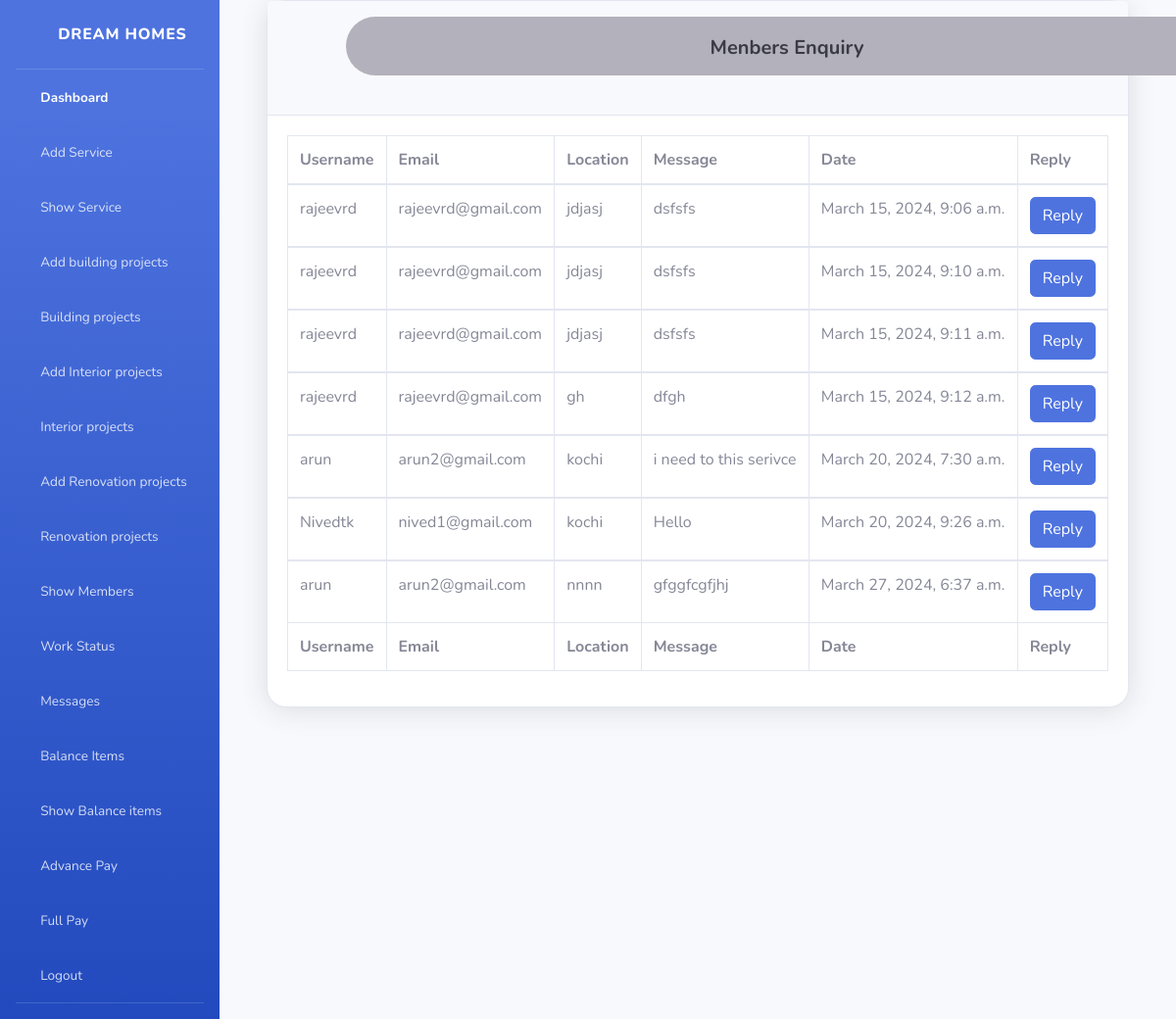
The page /index/MessageTable/ on the database its author committed.
### Usermodule/models.py (models this page shows, shortened)
class AppointmentRequest(models.Model):
    name = models.CharField(max_length=100)
    email = models.EmailField()
    message = models.TextField()
    location = models.CharField(max_length=100)
    created_at = models.DateTimeField(auto_now_add=True)

### Adminmodule/views.py (the view)
# urls.py: path('MessageTable/', views.MessageTable, name="MessageTable"),
def MessageTable(request):
    data = AppointmentRequest.objects.all()
    return render(request, "messagestable.html",{"data":data})

### Adminmodule/templates/messagestable.html (shortened to what this page needs)
<!DOCTYPE html>
{% extends 'Adminindex.html' %}
{% block content %}
<html lang="en">
<head>
    <link href="vendor/fontawesome-free/css/all.min.css" rel="stylesheet" type="text/css">
    <link href="css/sb-admin-2.min.css" rel="stylesheet">
</head>
<body class="bg-gradient-primary">
    <div class="container" >
        <div class="card shadow mb-4" style="border-radius: 20px;">
            <div class="card-header py-3">
                <h6 class="h5 font-weight-bold text-gray-900 mb-4 centered-container" style="margin-left:60px;background-color: #b3b1bb;width: 900px;height: 60px;">Menbers Enquiry  </h6>
            </div>
            <div class="card-body">
                <div class="table-responsive">
                    <table class="table table-bordered" id="dataTable" width="100%" cellspacing="0">
                        <thead>
                            <tr>
                                <th>Username</th>
                                <th>Email</th>
                                <th>Location</th>
                                <th>Message</th>
                                <th>Date</th>
                                <th>Reply</th>
                            </tr>
                        </thead>
                        <tfoot>
                            <tr>
                                <th>Username</th>
                                <th>Email</th>
                                <th>Location</th>
                                <th>Message</th>
                                <th>Date</th>
                                <th>Reply</th>
                            </tr>
                        </tfoot>
                        {% for i in data %}
                        <tbody>
                            <tr>
                                <td>{{i.name}}</td>
                                <td>{{i.email}}</td>
                                <td>{{i.location}}</td>
                                <td>{{i.message}}</td>
                                <td>{{i.created_at}}</td>
                                <form action="{% url 'showmessage' dataid=i.name %}" method="get" enctype="multipart/form-data">
                                    <td>
                                        <button type="submit" class="btn btn-primary btn-user btn-block">
                                            Reply
                                        </button>
                                    </td>
                                </form>
                            </tr>
                        </tbody>
                        {% endfor %}
                    </table>
                </div>
            </div>
        </div>
    </div>
</div>
{% endblock %}

### Adminmodule/templates/Adminindex.html (style rules this page uses)
.centered-container { text-align: center; padding: 20px; background-color: rgb(25, 25, 114); border-radius: 50px; }

### rows shown on the page
AppointmentRequest: name "rajeevrd", email "rajeevrd@gmail.com", location "jdjasj", message "dsfsfs", created_at "March 15, 2024, 9:06 a.m."
AppointmentRequest: name "rajeevrd", email "rajeevrd@gmail.com", location "jdjasj", message "dsfsfs", created_at "March 15, 2024, 9:10 a.m."
AppointmentRequest: name "rajeevrd", email "rajeevrd@gmail.com", location "jdjasj", message "dsfsfs", created_at "March 15, 2024, 9:11 a.m."
AppointmentRequest: name "rajeevrd", email "rajeevrd@gmail.com", location "gh", message "dfgh", created_at "March 15, 2024, 9:12 a.m."
AppointmentRequest: name "arun", email "arun2@gmail.com", location "kochi", message "i need to this serivce", created_at "March 20, 2024, 7:30 a.m."
AppointmentRequest: name "Nivedtk", email "nived1@gmail.com", location "kochi", message "Hello", created_at "March 20, 2024, 9:26 a.m."
AppointmentRequest: name "arun", email "arun2@gmail.com", location "nnnn", message "gfggfcgfjhj", created_at "March 27, 2024, 6:37 a.m."
